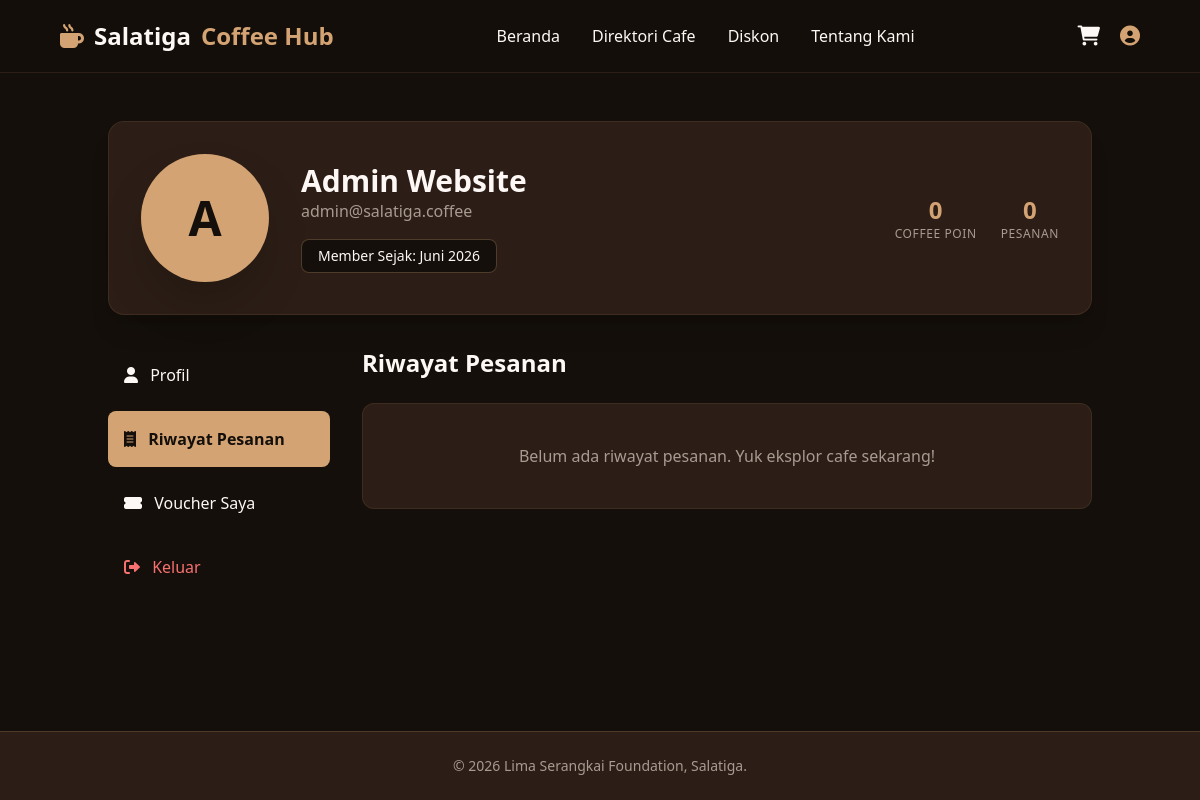
/riwayat_pesanan.php (signed in), run on the app's committed database.
### tables this page shows
CREATE TABLE `users` (
  `id` int(11) NOT NULL AUTO_INCREMENT,
  `nama` varchar(100) DEFAULT NULL,
  `email` varchar(100) DEFAULT NULL,
  `password` varchar(255) DEFAULT NULL,
  `role` varchar(10) DEFAULT 'user',
  `cafe_id` int(11) DEFAULT NULL,
  `poin` int(11) DEFAULT 0,
  `pesanan_selesai` int(11) DEFAULT 0,
  `member_sejak` varchar(50) DEFAULT 'Juni 2026',
  `alamat` text DEFAULT NULL,
  PRIMARY KEY (`id`),
  UNIQUE KEY `email` (`email`)
);

### riwayat_pesanan.php (the view, shortened to what this page needs)
<?php
include 'koneksi.php';
$id = $_SESSION['user_id'];
$query = mysqli_query($conn, "SELECT * FROM users WHERE id = '$id'");
$user = mysqli_fetch_assoc($query);
$user['poin'] = $user['poin'] ?? 0;
$user['pesanan_selesai'] = $user['pesanan_selesai'] ?? 0;
$user['member_sejak'] = $user['member_sejak'] ?? 'Juni 2026';
$riwayat = [];
?>
<!DOCTYPE html>
<html lang="id">
<head>
    <script src="https://cdn.tailwindcss.com"></script>
    <link href="https://cdnjs.cloudflare.com/ajax/libs/font-awesome/6.0.0/css/all.min.css" rel="stylesheet">
</head>
<body class="bg-bg60 text-textLight min-h-screen flex flex-col">
    <header class="sticky top-0 z-50 flex justify-between items-center px-[5%] py-5 bg-bg60/95 backdrop-blur-sm border-b border-bg30">
        <div class="text-2xl font-bold text-textLight flex items-center gap-2.5">
            <i class="fas fa-mug-hot text-accent10"></i> Salatiga <span class="text-accent10">Coffee Hub</span>
        </div>
        <nav class="hidden md:block">
            <ul class="flex list-none gap-8">
                <li><a href="home.php" class="text-textLight hover:text-accent10 transition-colors">Beranda</a></li>
                <li><a href="direktori_cafe.php" class="text-textLight hover:text-accent10 transition-colors">Direktori Cafe</a></li>
                <li><a href="diskon.php" class="text-textLight hover:text-accent10 transition-colors">Diskon</a></li>
                <li><a href="tentang_kami.php" class="text-textLight hover:text-accent10 transition-colors">Tentang Kami</a></li>
            </ul>
        </nav>
        <div class="flex items-center gap-5 text-xl">
            <a href="keranjang.php" class="relative group flex items-center"><i class="fas fa-shopping-cart"></i></a>
            <a href="profil.php" class="text-accent10 flex items-center"><i class="fas fa-user-circle"></i></a>
        </div>
    </header>
    <main class="max-w-5xl mx-auto px-5 py-12 w-full flex-1">
        <div class="bg-bg30 rounded-2xl p-8 mb-8 flex flex-col md:flex-row items-center gap-8 shadow-xl border border-accent10/10">
            <div class="w-32 h-32 bg-accent10 rounded-full flex items-center justify-center text-bg60 text-5xl font-bold shadow-2xl">
                <?= substr($user['nama'], 0, 1) ?>
            </div>
            <div class="text-center md:text-left flex-1">
                <h1 class="text-3xl font-bold"><?= htmlspecialchars($user['nama']) ?></h1>
                <p class="text-textMuted mb-4"><?= htmlspecialchars($user['email']) ?></p>
                <div class="flex gap-4 justify-center md:justify-start">
                    <span class="bg-bg60 px-4 py-1.5 rounded-lg border border-accent10/30 text-sm">Member Sejak: <?= htmlspecialchars($user['member_sejak']) ?></span>
                </div>
            </div>
            <div class="flex gap-6 text-center">
                <div>
                    <div class="text-2xl font-bold text-accent10"><?= $user['poin'] ?></div>
                    <div class="text-xs text-textMuted uppercase tracking-wider">Coffee Poin</div>
                </div>
                <div>
                    <div class="text-2xl font-bold text-accent10"><?= $user['pesanan_selesai'] ?></div>
                    <div class="text-xs text-textMuted uppercase tracking-wider">Pesanan</div>
                </div>
            </div>
        </div>
        <div class="grid grid-cols-1 md:grid-cols-4 gap-8">
            <div class="md:col-span-1 space-y-2">
                <a href="profil.php" class="w-full text-left p-4 hover:bg-bg30 rounded-lg transition-colors block">
                    <i class="fas fa-user mr-2"></i> Profil
                </a>
                <a href="riwayat_pesanan.php" class="w-full text-left p-4 bg-accent10 text-bg60 font-bold rounded-lg block">
                    <i class="fas fa-receipt mr-2"></i> Riwayat Pesanan
                </a>
                <a href="voucher_saya.php" class="w-full text-left p-4 hover:bg-bg30 rounded-lg transition-colors block">
                    <i class="fas fa-ticket-alt mr-2"></i> Voucher Saya
                </a>
                <a href="logout.php" class="w-full text-left p-4 hover:bg-bg30 rounded-lg transition-colors text-red-400 block">
                    <i class="fas fa-sign-out-alt mr-2"></i> Keluar
                </a>
            </div>
            <div class="md:col-span-3 space-y-4">
                <h2 class="text-2xl font-bold mb-6">Riwayat Pesanan</h2>
                <?php if(count($riwayat) == 0): ?>
                    <div class="text-textMuted p-10 text-center bg-bg30 rounded-xl border border-accent10/10">
                        Belum ada riwayat pesanan. Yuk eksplor cafe sekarang!
                    </div>
                <?php endif; ?>
            </div>
        </div>
    </main>
    <footer class="bg-bg30 text-textLight px-[5%] py-6 mt-12 text-center text-sm text-textMuted border-t border-accent10/20">
        &copy; 2026 Lima Serangkai Foundation, Salatiga.
    </footer>
</body>
</html>

### data on the page
users: nama "A", nama "Admin Website", email "admin@salatiga.coffee", member_sejak "Juni 2026", poin "0", pesanan_selesai "0"
